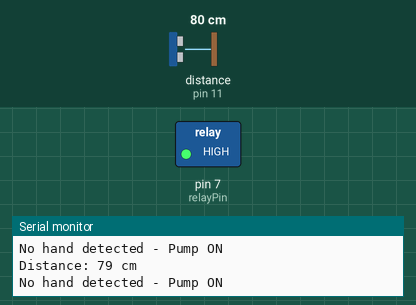
Simulated run of this sketch. Board: Arduino Uno, built with avr-gcc and run on an emulated ATmega328P. Parts: switched loads named in the sketch (green lamp = pin HIGH), the last lines printed to the serial monitor. Wiring (inferred from the names in the program): ultrasonic range finder: trigger pin 10; echo pin 11. Inputs (shaded band) come from the test bench; at power-on: distance to the obstacle (sensor on pin 11) 80 cm. The echo pulse lasts 58.3 µs per cm; pins used as bus, display or sensor lines are not drawn.

Above: at 1.2 s.
1.3 s: distance to the obstacle (sensor on pin 11) set to 13 cm
4.3 s: distance to the obstacle (sensor on pin 11) set to 10 cm
At 4.7 s:
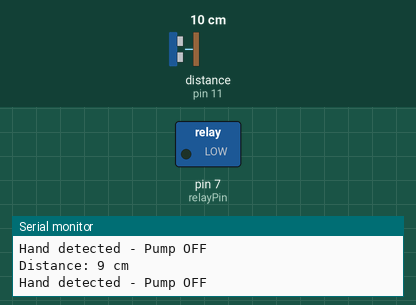
5.9 s: distance to the obstacle (sensor on pin 11) set to 18 cm
At 6.4 s:
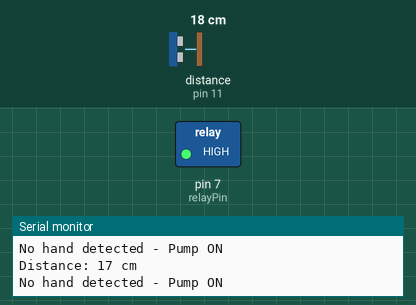
7.5 s: distance to the obstacle (sensor on pin 11) set to 2 cm
At 8.2 s:
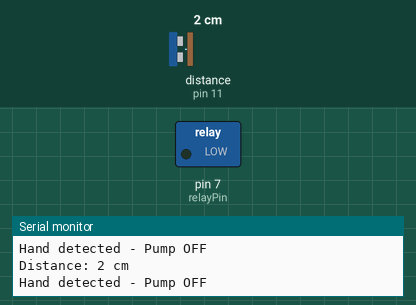
Timing chart, 0 to 10.1 s (numbered marks = the images above; inputs shaded):
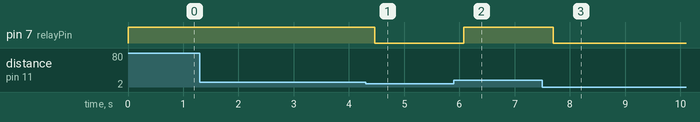

The sketch:

main.ino
```cpp
// Pin definitions
const int trigPin = 10;
const int echoPin = 11;
const int relayPin = 7;

// Distance threshold (in cm)
const int distanceThreshold = 10;

void setup() {
  pinMode(trigPin, OUTPUT);
  pinMode(echoPin, INPUT);
  pinMode(relayPin, OUTPUT);
  digitalWrite(relayPin, LOW); // Pump OFF initially

  Serial.begin(9600);
}

void loop() {
  long duration;
  int distance;

  // Trigger ultrasonic pulse
  digitalWrite(trigPin, LOW);
  delayMicroseconds(2);
  digitalWrite(trigPin, HIGH);
  delayMicroseconds(10);
  digitalWrite(trigPin, LOW);

  // Read echo time
  duration = pulseIn(echoPin, HIGH);

  // Convert to distance in cm
  distance = duration * 0.034 / 2;

  Serial.print("Distance: ");
  Serial.print(distance);
  Serial.println(" cm");

  if (distance > distanceThreshold || distance <= 0) {
    // No hand, turn on pump
    Serial.println("No hand detected - Pump ON");
    digitalWrite(relayPin, HIGH);
  } else {
    // Hand is close, turn off pump
    Serial.println("Hand detected - Pump OFF");
    digitalWrite(relayPin, LOW);
  }

  delay(200); // Small delay to reduce bouncing
}
```

Measured:
- the behaviour switches between 12 and 11 cm on distance to the obstacle (sensor on pin 11) (found by bisection; images 0 and 1)
- after the input at 4.3 s, pin 7 (relayPin): HIGH → LOW after 0.17 s
- after the input at 5.9 s, pin 7 (relayPin): LOW → HIGH after 0.18 s
- after the input at 7.5 s, pin 7 (relayPin): HIGH → LOW after 0.19 s
